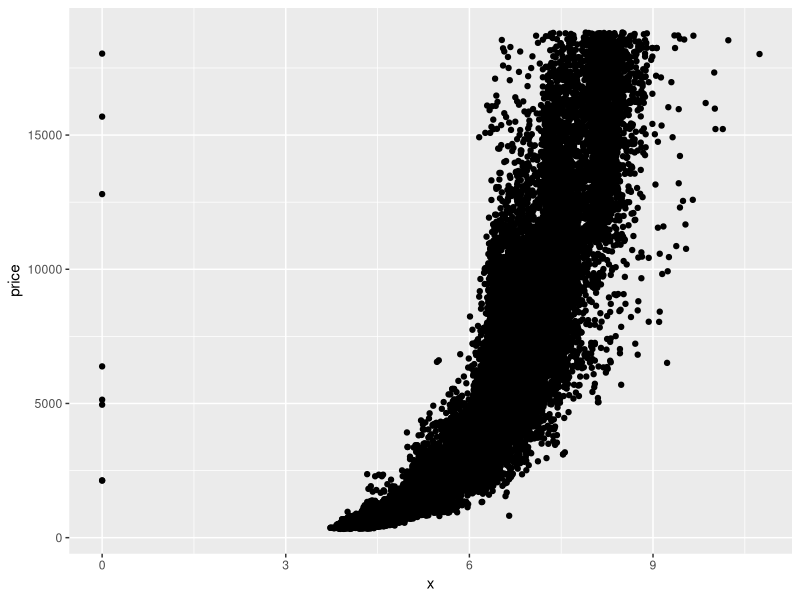
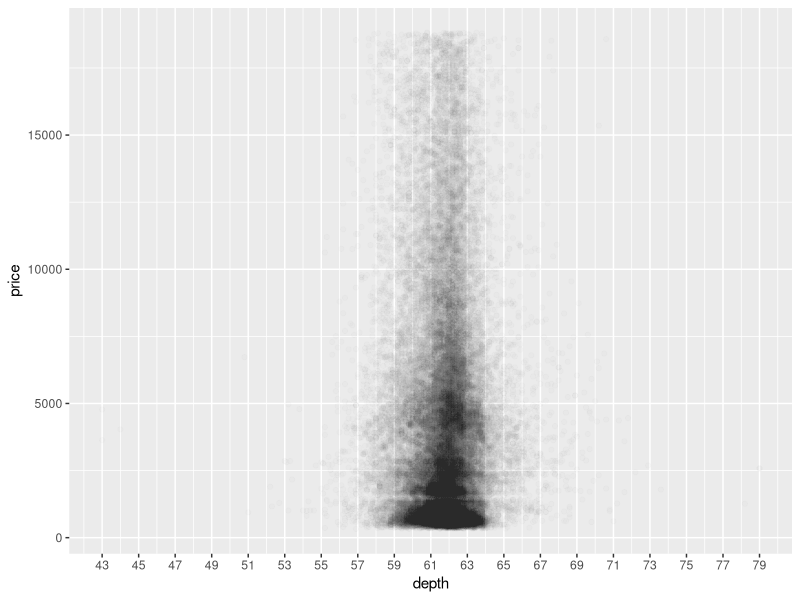
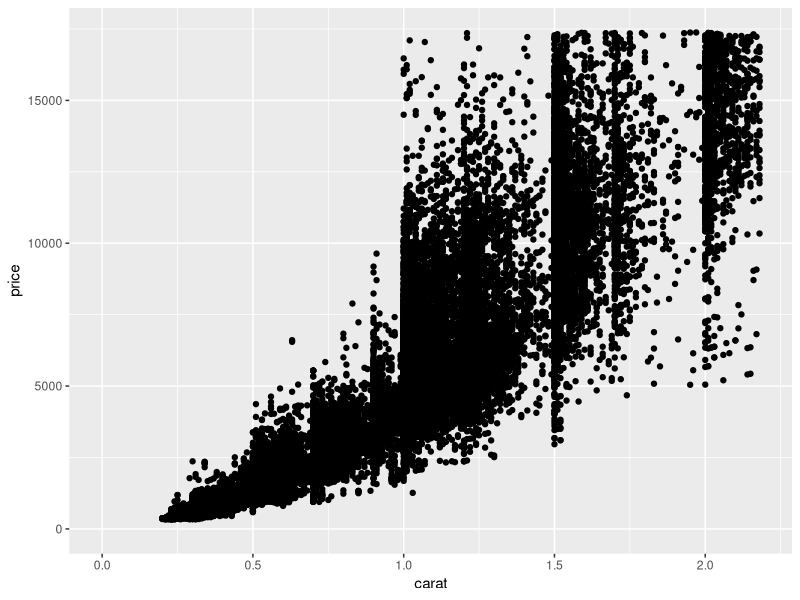
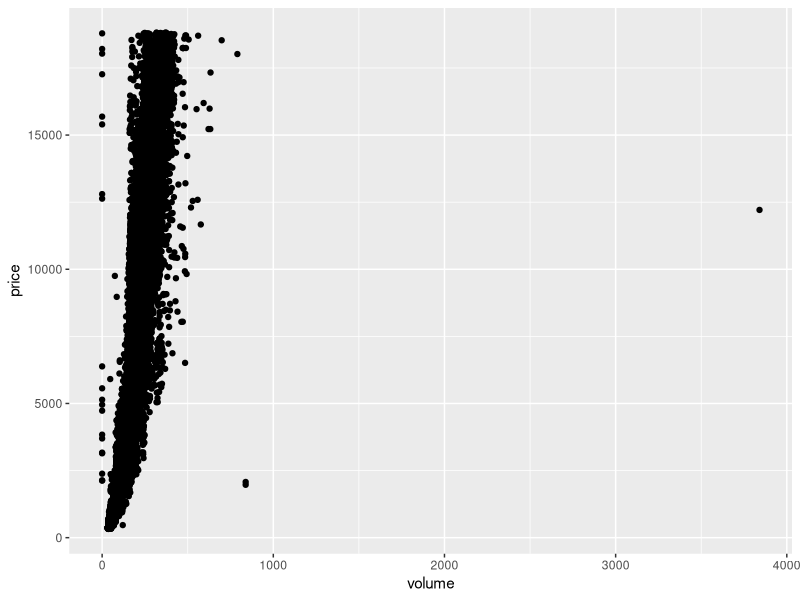

The R source for these figures, in order: (Note: this script raises an error after producing the figures.)
## ---- chunk 1
setwd('/Users/agibbs/code/Udacity/Exploratory Data Analysis/ProblemSet4/')
library(ggplot2)
data(diamonds)
names(diamonds)
## ---- chunk 2
ggplot(aes(x, price), data = diamonds) + 
  geom_point()

cor.test(diamonds$x, diamonds$price)
cor.test(diamonds$y, diamonds$price)
cor.test(diamonds$z, diamonds$price)
## ---- chunk 3
ggplot(aes(depth, price), data = diamonds) +
  geom_point(alpha = 1/100) + 
  scale_x_continuous(breaks = seq(43, 79, 2))

range(diamonds$depth)

cor.test(diamonds$depth, diamonds$price)
## ---- chunk 4
ggplot(aes(carat, price), data = diamonds) +
  geom_point() +
  xlim(0, quantile(diamonds$carat, 0.99)) +
  ylim(0, quantile(diamonds$price, 0.99))
## ---- chunk 5
diamonds$volume = diamonds$x*diamonds$y*diamonds$z

ggplot(aes(volume, price), data = diamonds) + 
  geom_point()

subset(diamonds, diamonds$volume>800)

library(plyr); library(dplyr)
count(diamonds$volume ==0)

detach("package:plyr", unload=TRUE)

Diamonds_less_vol_outliers = subset(diamonds, volume <= 800 & volume >0)

cor.test(Diamonds_less_vol_outliers$volume, Diamonds_less_vol_outliers$price)

ggplot(aes(volume, price), data = Diamonds_less_vol_outliers) + 
  geom_point(alpha = 1/30) +
  geom_smooth(method = 'lm', color = 'red')

ggplot(aes(volume, price), data = Diamonds_less_vol_outliers) + 
  geom_point(alpha = 1/30) +
  geom_smooth(method = 'lm', color = 'red') +
  geom_smooth(formula = y ~x^3, color = 'blue') +
  xlim(0, 300) + 
  ylim(0,11000)

ggplot(aes(volume, price), data = Diamonds_less_vol_outliers) + 
  geom_point(alpha = 1/20) +
  scale_y_sqrt() +
  geom_smooth(method = 'lm', color = 'red')
## ---- chunk 6
library(dplyr)
diamondsByClarity = diamonds %.%
  group_by(clarity) %.%
  summarise(mean_price = mean(price),
            median_price = median(price),
            min_price = min(price),
            max_price = max(price),
            n=n()) %.%
  arrange(clarity)

## ---- chunk 7
diamonds_by_clarity <- group_by(diamonds, clarity)
diamonds_mp_by_clarity <- summarise(diamonds_by_clarity, mean_price = mean(price))

diamonds_by_color <- group_by(diamonds, color)
diamonds_mp_by_color <- summarise(diamonds_by_color, mean_price = mean(price))

cl = ggplot(diamonds_mp_by_clarity, aes(clarity, mean_price)) + 
  geom_bar(stat='identity')
co = ggplot(diamonds_mp_by_color, aes(color, mean_price)) + 
  geom_bar(stat='identity')

grid.arrange(cl, co, ncol =1)

diamonds_by_cut <- group_by(diamonds, cut)
diamonds_mp_by_cut <- summarise(diamonds_by_cut, mean_price = mean(price))

cu = ggplot(diamonds_mp_by_cut, aes(cut, mean_price)) + 
  geom_bar(stat='identity') 
grid.arrange(cl, co, cu, ncol=1)
## ---- chunk 8
library(gridExtra)

#read in data on Breast Cancer Mortality
BCm = read.csv('BreastCancerMortaility.csv', na.strings='NA', header = T, row.names=1, blank.lines.skip=T)

#read in data on Breast Cancer Incidence
BCi = read.csv('BreastCancerIncidence.csv', na.strings='NA', header = T, row.names = 1, blank.lines.skip = T)

#read in data on health care spending
HSpend = read.csv('HealthSpending.csv', na.strings='NA', header=T, row.names=1, blank.lines.skip=T)

#setup column to merge on
BCm$country = rownames(BCm)
BCi$country = rownames(BCi)
HSpend$country = rownames(HSpend)

#merge data sets by country for 2002
BCmandHS = merge(BCm[,c('country','X2002')], HSpend[,c('country', 'X2002')], by='country')

BCandHS = merge(BCi[,c('country','X2002')], BCmandHS, by='country')

colnames(BCandHS) = c('country','Cancer_Incidence', 'Cancer_Mortality', 'Health_Spending')

#plot Breast Cancer incidence and mortaility vs Health care spending
inc = ggplot(BCandHS, aes(Health_Spending, Cancer_Incidence)) + 
  geom_point() + 
  xlab('Health Care Spending') +
  ylab('Breast Cancer Incidence')
mort = ggplot(BCandHS, aes(Health_Spending, Cancer_Mortality)) + 
  geom_point() + 
  xlab('Health Care Spending') +
  ylab('Breast Cancer Mortality')
grid.arrange(inc, mort)

#test correlation
cor.test(BCandHS$Health_Spending, BCandHS$Cancer_Incidence)
cor.test(BCandHS$Health_Spending, BCandHS$Cancer_Mortality)

#log breast cancer incidence data and fit smoothed curve
ggplot(BCandHS, aes(Health_Spending, Cancer_Incidence)) + 
  geom_point() + 
  scale_x_log10() +
  geom_smooth(method = 'loess', span = 0.5, color = 'blue') + 
  ylab('Breast Cancer Incidence') + 
  xlab('Healthcare Spending')

#fit linear model to log10 data
inc10 = ggplot(BCandHS, aes(Health_Spending, Cancer_Incidence)) + 
  geom_point() + 
  scale_x_log10() +
  geom_smooth(method = 'lm', color = 'blue') + 
  ylab('Breast Cancer Incidence') + 
  xlab('Healthcare Spending')

mort10 = ggplot(BCandHS, aes(Health_Spending, Cancer_Mortality)) + 
  geom_point() +
  scale_x_log10() + 
  geom_smooth(method = 'lm', color = 'blue') + 
  ylab('Breast Cancer Mortality') + 
  xlab('Healthcare Spending')

grid.arrange(inc10, mort10)

#break down health care spending into levels of spending
BCandHS$HS = NA
BCandHS$HS = ifelse(BCandHS$Health_Spending <= 24.21, 'very low', NA)
BCandHS$HS = ifelse(BCandHS$Health_Spending > 24.21 & BCandHS$Health_Spending <= 105.00, 'low', BCandHS$HS)
BCandHS$HS = ifelse(BCandHS$Health_Spending > 105.00 & BCandHS$Health_Spending <= 376.10, 'medium', BCandHS$HS)
BCandHS$HS = ifelse(BCandHS$Health_Spending > 376.10 & BCandHS$Health_Spending <= 1000, 'high', BCandHS$HS)
BCandHS$HS = ifelse(BCandHS$Health_Spending > 1000, 'high', BCandHS$HS)

hsLevels = c("very low", "low", "medium","high", "very high")
BCandHS$HS = factor(BCandHS$HS, levels = hsLevels)

BCbyHS = BCandHS %.%
  group_by(HS) %.%
  summarise(BCi_mean = mean(Cancer_Incidence), 
            BCm_mean = mean(Cancer_Mortality), 
            BCi_median = median(Cancer_Incidence), 
            BCm_median = median(Cancer_Mortality), 
            n = n()) %.%
  arrange(HS)

p1 = ggplot(BCbyHS, aes(HS, BCi_mean)) +
  geom_bar(stat='identity') + 
  xlab('Breast Cancer Incidence') + 
  ylab('Healthcare Spending')

p2 = ggplot(BCbyHS, aes(HS, BCm_mean)) +
  geom_bar(stat='identity') + 
  xlab('Breast Cancer Mortality') + 
  ylab('Healthcare Spending')

grid.arrange(p1, p2)
